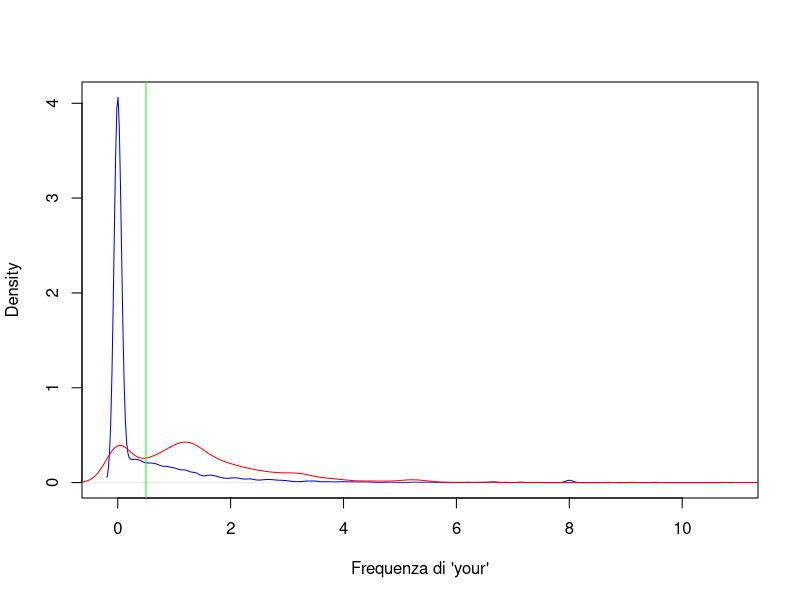
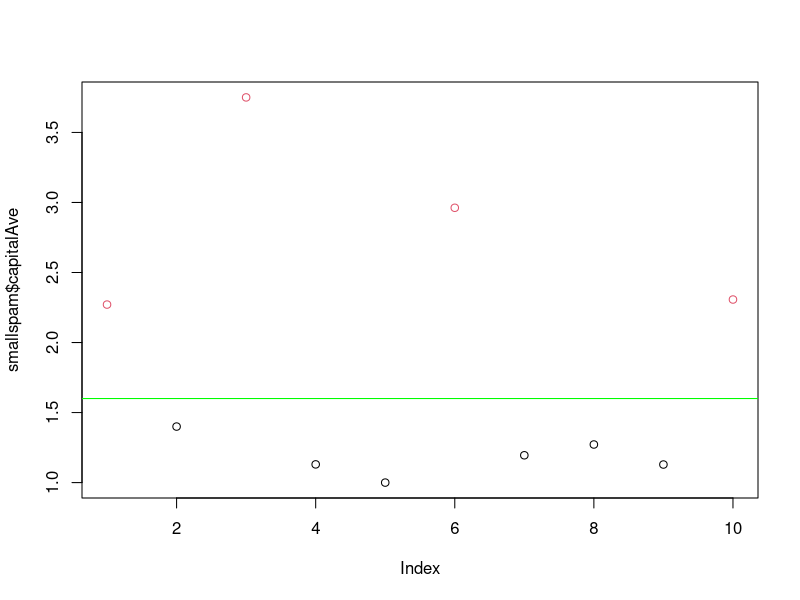

Recreate these plots in R, in order.
## ---- chunk 1
knitr::opts_chunk$set(echo = TRUE)
## ---- chunk 2
library(kernlab)
data(spam)
str(spam)
## ---- chunk 3
## Quante volte appare in una email non spam
plot(density(spam$your[spam$type == "nonspam"]),
     col = "blue", main = "" , xlab = "Frequenza di 'your'")
## Quante volte appare in una email spam
lines(density(spam$your[spam$type == "spam"]),
     col = "red")
## Aggiungo cutoff guardando immagine
abline(v=0.5, col = "green")
## ---- chunk 4
cutoff <- 0.5
prediction <- ifelse(spam$your > cutoff, "spam", "nonspam")
## E' un arrey con spam o non spam
## Comparo i risultati dell'algoritmo con quelli veri
confronto <- table(prediction, spam$type)/length(spam$type)
confronto
## ---- chunk 5
## L'accuratezza è data dalla somma dei numeri sulla diagonale
accuratezza <- (confronto[1] + confronto[4])*100
paste0(round(accuratezza,1),"%")
## ---- chunk 6
set.seed(1)
## Prendo 10 email
smallspam <- spam[sample(dim(spam)[1],size=10),] 
## Li faccio diventare 1 e 2 in base alla tipologia
spamlabel <- (smallspam$type == "spam")*1 +1 
plot(smallspam$capitalAve, col = spamlabel)
abline(h = 1.6 , col = "green")
## ---- chunk 7
regola <- function(x){
    prediction <- rep(NA, length(x))
    prediction[x > 1.6] <- "spam"
    prediction[x <= 1.6] <- "nonspam"
    return(prediction)
}
smalldf  <- table(regola(smallspam$capitalAve),smallspam$type)/length(smallspam$type)
smalldf
paste0("accuratezza del ",round(smalldf[1] + smalldf[4],1)*100, "%")
## ---- chunk 8
bigdf <- table(regola(spam$capitalAve), spam$type)
bigdf
paste0("accuratezza del ",round((bigdf[1] + bigdf[4])/length(spam$type),1)*100, "%")
## ---- chunk 9
bigdf
paste0("sensitivity ", round((bigdf[1]/(bigdf[3]+bigdf[1]))*100,1), "%")
paste0("specificity ", round((bigdf[4]/(bigdf[2]+bigdf[4]))*100,1), "%")
paste0("accuracy ", round(((bigdf[4]+bigdf[1])/(bigdf[1]+bigdf[2]+bigdf[3]+bigdf[4]))*100,1), "%")
paste0("Positive predicted value ", round((bigdf[1]/(bigdf[1]+bigdf[2]))*100,1), "%")
paste0("Negative predicted value ", round((bigdf[4]/(bigdf[4]+bigdf[3]))*100,1), "%")
